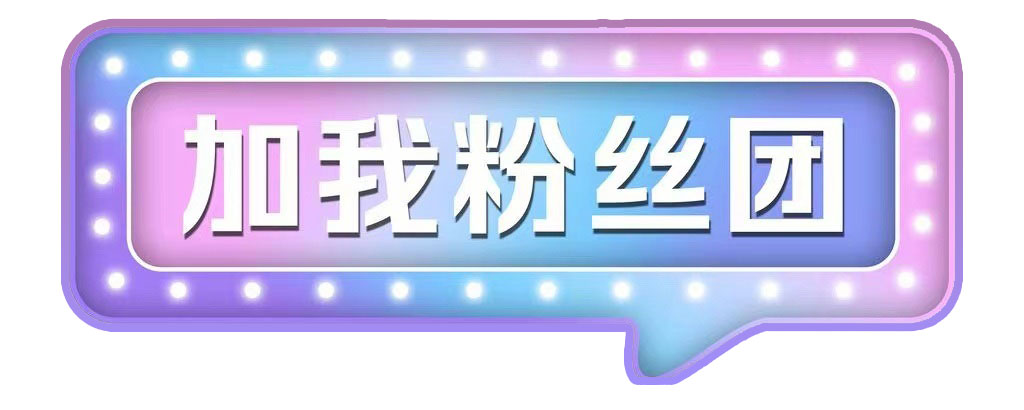
#> input picture experiment/logo.jpg, 1024 x 410 px
$ python VidoeCapture.py   (older library calls are emulated)
#> lines starting #> are read from the running program, lines starting #| are printed output that depends on the picture; after the words box and inside, x2 and y2 are one past the last pixel; in counts of white or black regions, pixels touching at a corner belong together
### experiment/face_detect.py
import cv2
import numpy as np


class FaceDetect:
    def __init__(self):
        self.faceImg = None
        self.logoImg = cv2.imread('logo.jpg')
#> self.logoImg is the input picture: shape (410, 1024, 3); mean B, G, R 237.4, 204.8, 207.3
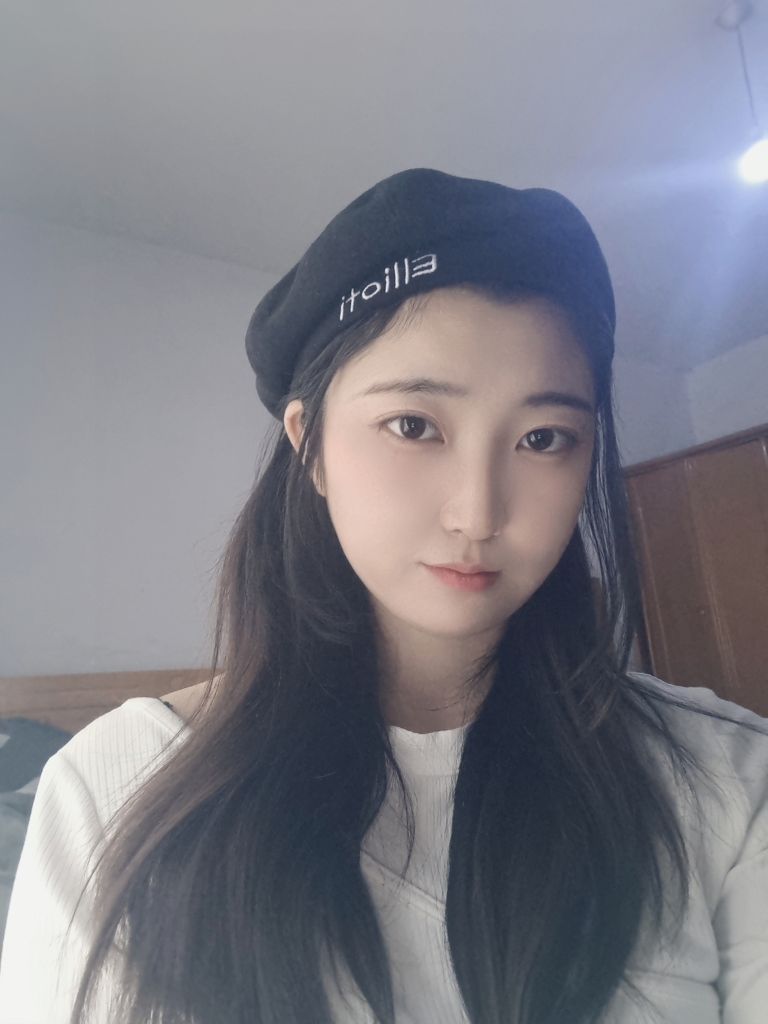
#> input picture day08 文件/test.jpg, 3072 x 4096 px, given in place of the camera (shown at 1/4 size)
#> in videoCapture, img is the input picture: shape (4096, 3072, 3); mean B, G, R 133.7, 125.2, 125.1
        self.classifier = cv2.CascadeClassifier()
        self.classifier.load('haarcascade_frontalface_alt.xml')
        pass

    def faceDetect(self, faceImg):
        self.faceImg = faceImg
        faceRect = self.classifier.detectMultiScale(faceImg)
#> faceRect = [[1188, 1234, 1365, 1365]]
        for x, y ,w ,h in faceRect:
            cv2.rectangle(faceImg, (x, y), (x+w, y+h), color=(255, 0, 255), thickness=2)
            rect = (x, y, w, h)
            self.drawLogo(self.logoImg, rect)
#> this loop made 1 pass
#> (x, y, w, h, retval in drawLogo, ratio in drawLogo, faceX in drawLogo, faceY in drawLogo) on pass 1: (1188, 1234, 1365, 1365, 206, 0.4, 1188, 1234)
#> pass 1, in drawLogo, `logoGray = cv2.cvtColor(logo, cv2.COLOR_BGR2GRAY)`:
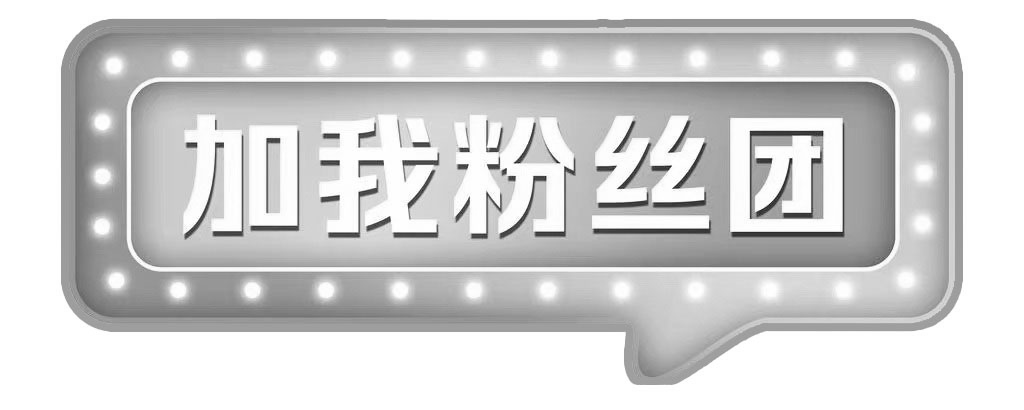
#> logoGray: shape (410, 1024); min 21, max 255, mean 209.3
#> pass 1, in drawLogo, `retval, dst = cv2.threshold(logoGray, 100, 255, cv2.THRESH_OTSU)`:
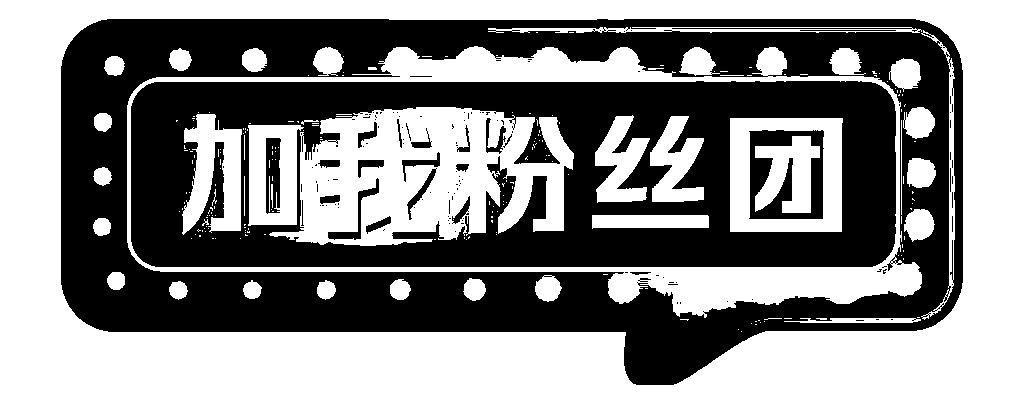
#> dst: shape (410, 1024); 53.5% white; 137 black regions (111 under 20 px), largest, box (x1, y1, x2, y2) and area: (61, 19, 963, 385) 105176, (131, 81, 896, 267) 82337, (749, 130, 824, 219) 3438
#> pass 1, in drawLogo, `cv2.imshow('mask1', mask)`:
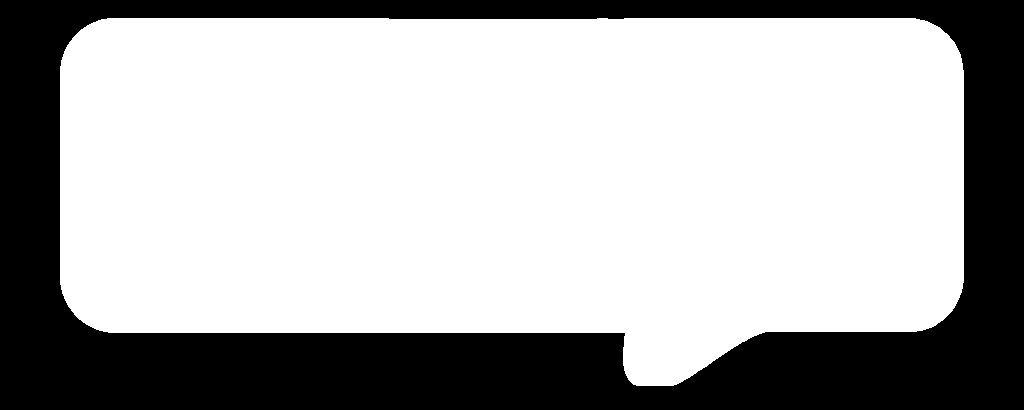
#> window 'mask1': shape (410, 1024); 68.3% white; 1 black region, box (x1, y1, x2, y2) and area: (0, 0, 1024, 410) 133275
#> after the loop:
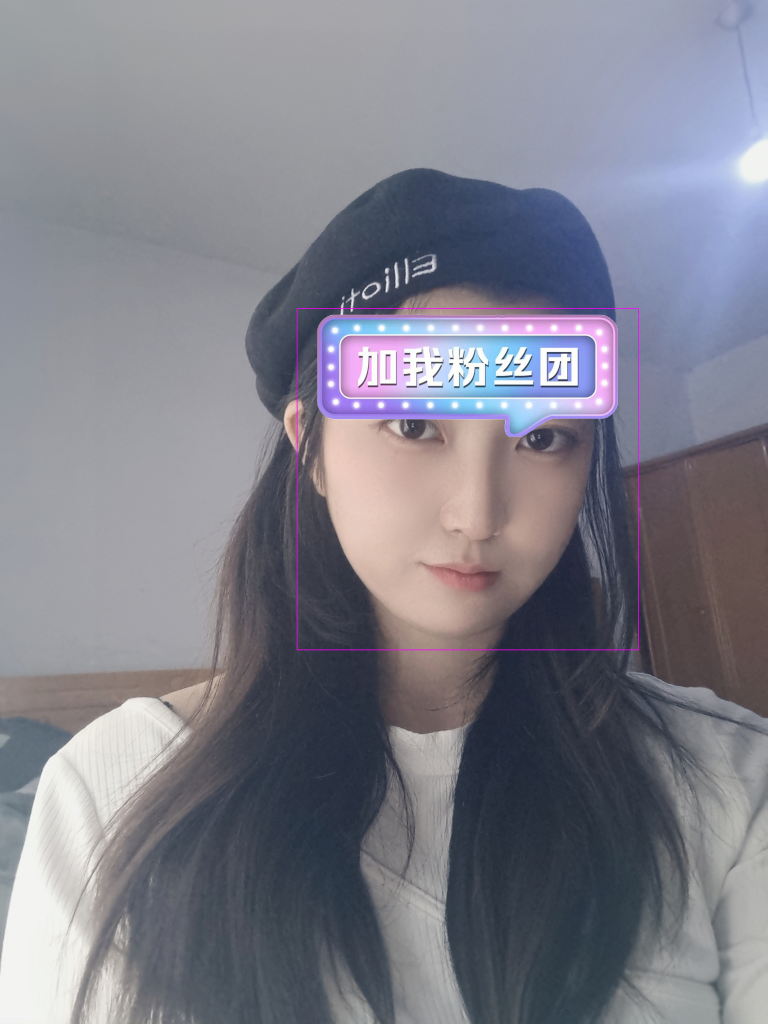
#> faceImg: shape (4096, 3072, 3) (shown at 1/4 size); mean B, G, R 137.7, 127, 126.9
        pass

    def drawLogo(self, logo, rect):
        logoGray = cv2.cvtColor(logo, cv2.COLOR_BGR2GRAY)
        # 设置自动阈值 retVal:得到的阈值,dst:阈值化后的图像
        retval, dst = cv2.threshold(logoGray, 100, 255, cv2.THRESH_OTSU)
        # 会返回三个值
        # contours：一个包含了图像中所有轮廓的list对象。其中每一个独立的轮廓信息以边界点坐标（x,y）的形式储存在numpy数组中。
        # hierarchy：一个包含4个值的数组：[Next, Previous, First Child, Parent]。
            # Next：与当前轮廓处于同一层级的下一条轮廓
            # Previous：与当前轮廓处于同一层级的上一条轮廓
            # First Child：当前轮廓的第一条子轮廓
            # Parent：当前轮廓的父轮廓
        image, contours, hierarchy = cv2.findContours(dst, cv2.RETR_TREE, cv2.CHAIN_APPROX_SIMPLE)
        mask = np.zeros(dst.shape, dtype=np.uint8)

        # 绘制轮廓
        # 第一个参数是指明在哪幅图像上绘制轮廓；image为三通道才能显示轮廓
        # 第二个参数是轮廓本身，在Python中是一个list;
        # 第三个参数指定绘制轮廓list中的哪条轮廓，如果是 - 1，则绘制其中的所有轮廓。后面的参数很简单。其中thickness表明轮廓线的宽度，如果是 - 1（cv2.FILLED），则为填充模式。
        cv2.imshow('mask', mask)
        cv2.drawContours(mask, contours, 1, color=(255, 255, 255), thickness=-1)
        cv2.imshow('mask1', mask)
        ratio = logo.shape[0] / logo.shape[1]
        faceX = rect[0]
        faceY = rect[1]
        faceW = rect[2]
        faceH = int(faceW * ratio)
        smallLogo = cv2.resize(logo, dsize=(faceW, faceH))
        smallMask = cv2.resize(mask, dsize=(faceW, faceH))
        cv2.imshow('smallMask', smallMask)
        cv2.imshow('smollLogo', smallLogo)
        smallMaskH, smallMaskW = smallMask.shape[:2]
        for row in range(smallMaskH):
            for col in range(smallMaskW):
                if smallMask[row, col] == 255:
                    self.faceImg[faceY + row, faceX + col] = smallLogo[row, col]

        pass

### experiment/VidoeCapture.py
import cv2
from face_detect import FaceDetect

class FaceCapture:
    def __init__(self):
        self.face = FaceDetect()
        self.video = cv2.VideoCapture(0)
        pass

    def videoCapture(self):
        faceVideo = self.video
        while faceVideo.isOpened():
            retval, img = faceVideo.read()
            if not retval:
                print('not open')
                break
            self.face.faceDetect(img)
            cv2.imshow('img', img)
            key = cv2.waitKey(1)
#> (key q is pressed here)
            if key == ord('q'):
                break
        self.video.release()
        cv2.destroyAllWindows()
        pass

faceDet = FaceCapture()
faceDet.videoCapture()
